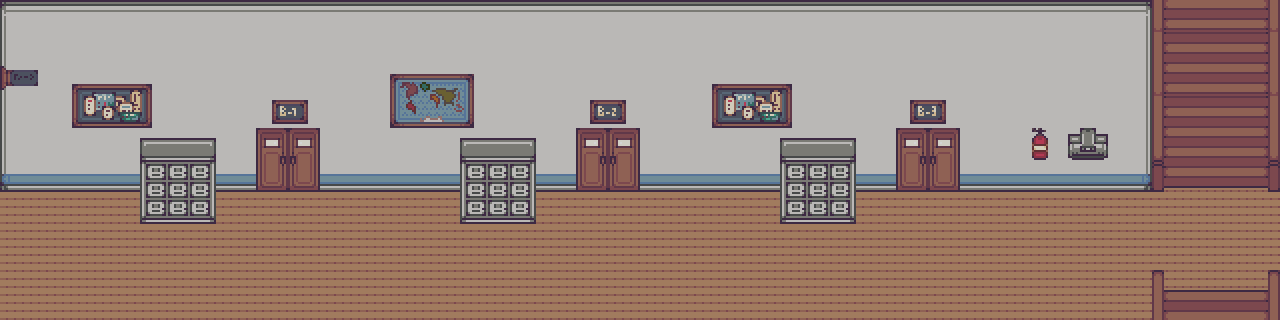

A 2D game scene composited from a Tiled map and its tileset images. What follows is a short description and the map's XML, with every tile layer's data as written:
An orthogonal 40x10 tile map with 32x32 px tiles, 3 tile layers (Floor, Wall, Door), 2 tilesets and 1 object (start).

<map version="1.9" tiledversion="1.9.2" orientation="orthogonal" renderorder="right-down" width="40" height="10" tilewidth="32" tileheight="32" infinite="0" nextlayerid="5" nextobjectid="2">
 <editorsettings>
  <export target="Corridoor.tmj" format="json" />
 </editorsettings>
 <tileset firstgid="1" name="tilests32x32" tilewidth="32" tileheight="32" tilecount="1100" columns="50">
  <image source="tilests32x32.png" width="1600" height="704" />
  <tile id="38">
   <properties>
    <property name="object" type="bool" value="true" />
   </properties>
  </tile>
  <tile id="39">
   <properties>
    <property name="object" type="bool" value="true" />
   </properties>
  </tile>
  <tile id="254">
   <properties>
    <property name="wall" type="bool" value="true" />
   </properties>
  </tile>
  <tile id="255">
   <properties>
    <property name="wall" type="bool" value="true" />
   </properties>
  </tile>
  <tile id="256">
   <properties>
    <property name="wall" type="bool" value="true" />
   </properties>
  </tile>
  <tile id="346">
   <properties>
    <property name="object" type="bool" value="true" />
   </properties>
  </tile>
  <tile id="973">
   <properties>
    <property name="shelf" type="bool" value="true" />
   </properties>
  </tile>
  <tile id="974">
   <properties>
    <property name="shelf" type="bool" value="true" />
   </properties>
  </tile>
  <tile id="975">
   <properties>
    <property name="shelf" type="bool" value="true" />
   </properties>
  </tile>
  <tile id="1023">
   <properties>
    <property name="shelf" type="bool" value="true" />
   </properties>
  </tile>
  <tile id="1024">
   <properties>
    <property name="shelf" type="bool" value="true" />
   </properties>
  </tile>
  <tile id="1025">
   <properties>
    <property name="shelf" type="bool" value="true" />
   </properties>
  </tile>
 </tileset>
 <tileset firstgid="1101" name="school_tileset" tilewidth="32" tileheight="32" tilecount="352" columns="8">
  <image source="school_tileset.png" width="256" height="1408" />
 </tileset>
 <layer id="1" name="Floor" width="40" height="10">
  <data encoding="csv">
205,206,206,206,206,206,206,206,206,206,206,206,206,206,206,206,206,206,206,206,206,206,206,206,206,206,206,206,206,206,206,206,206,206,206,207,2,2,2,2,
255,256,256,256,256,256,256,256,256,256,256,256,256,256,256,256,256,256,256,256,256,256,256,256,256,256,256,256,256,256,256,256,256,256,256,257,2,2,2,2,
255,256,256,256,256,256,256,256,256,256,256,256,256,256,256,256,256,256,256,256,256,256,256,256,256,256,256,256,256,256,256,256,256,256,256,257,2,2,2,2,
255,256,256,256,256,256,256,256,256,256,256,256,256,256,256,256,256,256,256,256,256,256,256,256,256,256,256,256,256,256,256,256,256,256,256,257,2,2,2,2,
255,256,256,256,256,256,256,256,256,256,256,256,256,256,256,256,256,256,256,256,256,256,256,256,256,256,256,256,256,256,256,256,256,256,256,257,2,2,2,2,
2,2,2,2,2,2,2,2,2,2,2,2,2,2,2,2,2,2,2,2,2,2,2,2,2,2,2,2,2,2,2,2,2,2,2,2,2,2,2,2,
2,2,2,2,2,2,2,2,2,2,2,2,2,2,2,2,2,2,2,2,2,2,2,2,2,2,2,2,2,2,2,2,2,2,2,2,2,2,2,2,
2,2,2,2,2,2,2,2,2,2,2,2,2,2,2,2,2,2,2,2,2,2,2,2,2,2,2,2,2,2,2,2,2,2,2,2,2,2,2,2,
2,2,2,2,2,2,2,2,2,2,2,2,2,2,2,2,2,2,2,2,2,2,2,2,2,2,2,2,2,2,2,2,2,2,2,2,2,2,2,2,
2,2,2,2,2,2,2,2,2,2,2,2,2,2,2,2,2,2,2,2,2,2,2,2,2,2,2,2,2,2,2,2,2,2,2,2,2,2,2,2
</data>
 </layer>
 <layer id="2" name="Wall" width="40" height="10">
  <data encoding="csv">
0,0,0,0,0,0,0,0,0,0,0,0,0,0,0,0,0,0,0,0,0,0,0,0,0,0,0,0,0,0,0,0,0,0,0,0,801,802,802,803,
0,0,0,0,0,0,0,0,0,0,0,0,0,0,0,0,0,0,0,0,0,0,0,0,0,0,0,0,0,0,0,0,0,0,0,0,751,752,752,753,
0,0,0,0,0,0,0,0,0,0,0,0,0,0,0,0,0,0,0,0,0,0,0,0,0,0,0,0,0,0,0,0,0,0,0,0,801,802,802,803,
0,0,0,0,0,0,0,0,0,0,0,0,0,0,0,0,0,0,0,0,0,0,0,0,0,0,0,0,0,0,0,0,0,0,0,0,751,752,752,753,
0,0,0,0,0,0,0,0,0,0,0,0,0,0,0,0,0,0,0,0,0,0,0,0,0,0,0,0,0,0,0,0,0,0,0,0,801,802,802,803,
305,306,306,306,306,306,306,306,306,306,306,306,306,306,306,306,306,306,306,306,306,306,306,306,306,306,306,306,306,306,306,306,306,306,306,307,851,852,852,853,
0,0,0,0,0,0,0,0,0,0,0,0,0,0,0,0,0,0,0,0,0,0,0,0,0,0,0,0,0,0,0,0,0,0,0,0,0,0,0,0,
0,0,0,0,0,0,0,0,0,0,0,0,0,0,0,0,0,0,0,0,0,0,0,0,0,0,0,0,0,0,0,0,0,0,0,0,0,0,0,0,
0,0,0,0,0,0,0,0,0,0,0,0,0,0,0,0,0,0,0,0,0,0,0,0,0,0,0,0,0,0,0,0,0,0,0,0,651,652,0,653,
0,0,0,0,0,0,0,0,0,0,0,0,0,0,0,0,0,0,0,0,0,0,0,0,0,0,0,0,0,0,0,0,0,0,0,0,701,702,702,703
</data>
 </layer>
 <layer id="3" name="Door" width="40" height="10">
  <data encoding="csv">
0,0,0,0,0,0,0,0,0,0,0,0,0,0,0,0,0,0,0,0,0,0,0,0,0,0,0,0,0,0,0,0,0,0,0,0,0,0,0,0,
0,0,0,0,0,0,0,0,0,0,0,0,0,0,0,0,0,0,0,0,0,0,0,0,0,0,0,0,0,0,0,0,0,0,0,0,0,0,0,0,
1033,1034,166,167,168,0,0,0,0,0,0,0,386,387,388,0,0,0,0,0,0,0,166,167,168,0,0,0,0,0,0,0,0,0,0,0,0,0,0,0,
0,0,216,217,218,0,0,0,581,582,0,0,436,437,438,0,0,0,583,584,0,0,216,217,218,0,0,0,585,586,0,0,0,0,0,0,0,0,0,0,
0,0,0,0,974,975,976,0,556,557,0,0,0,0,974,975,976,0,556,557,0,0,0,0,974,975,976,0,556,557,0,0,347,39,40,0,0,0,0,0,
0,0,0,0,1024,1025,1026,0,606,607,0,0,0,0,1024,1025,1026,0,606,607,0,0,0,0,1024,1025,1026,0,606,607,0,0,0,0,0,0,0,0,0,0,
0,0,0,0,1074,1075,1076,0,0,0,0,0,0,0,1074,1075,1076,0,0,0,0,0,0,0,1074,1075,1076,0,0,0,0,0,0,0,0,0,0,0,0,0,
0,0,0,0,0,0,0,0,0,0,0,0,0,0,0,0,0,0,0,0,0,0,0,0,0,0,0,0,0,0,0,0,0,0,0,0,0,0,0,0,
0,0,0,0,0,0,0,0,0,0,0,0,0,0,0,0,0,0,0,0,0,0,0,0,0,0,0,0,0,0,0,0,0,0,0,0,0,0,0,0,
0,0,0,0,0,0,0,0,0,0,0,0,0,0,0,0,0,0,0,0,0,0,0,0,0,0,0,0,0,0,0,0,0,0,0,0,0,0,0,0
</data>
 </layer>
 <objectgroup id="4" name="ObjectLayer">
  <object id="1" name="start" x="1217.53" y="63.6441">
   <point />
  </object>
 </objectgroup>
</map>
